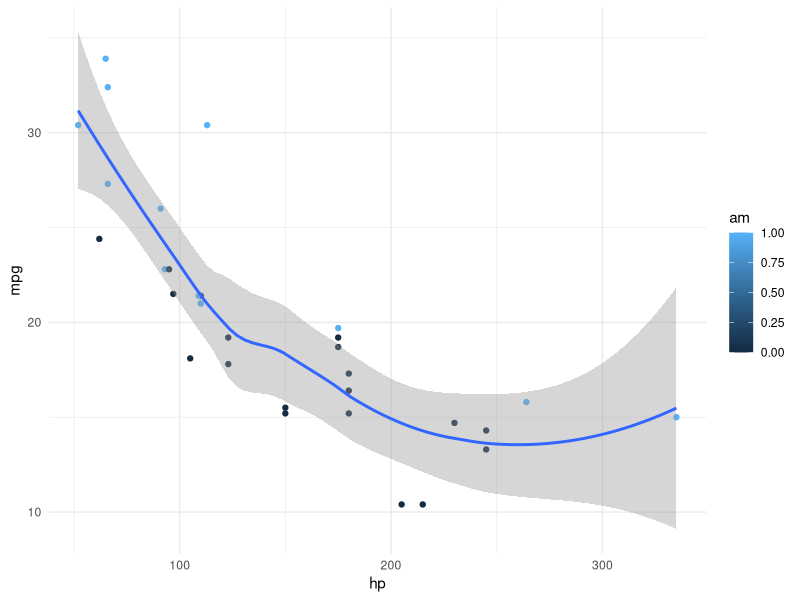
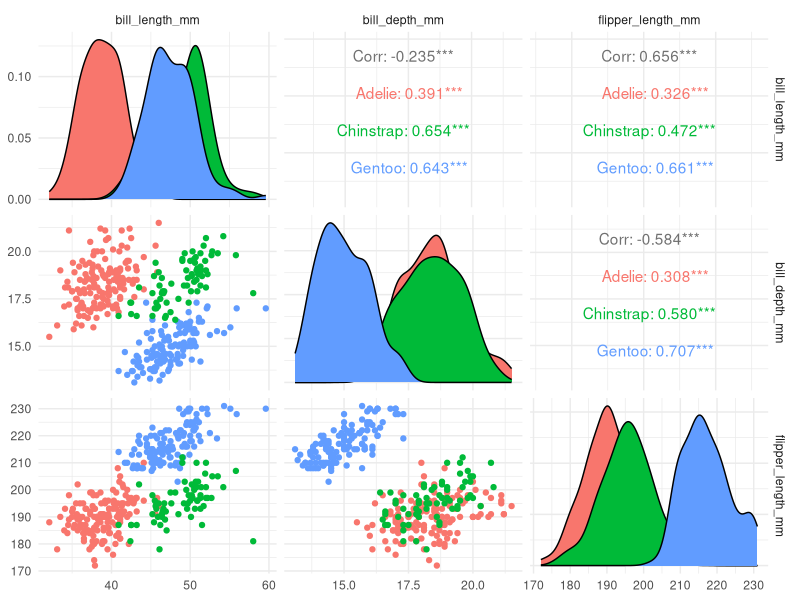
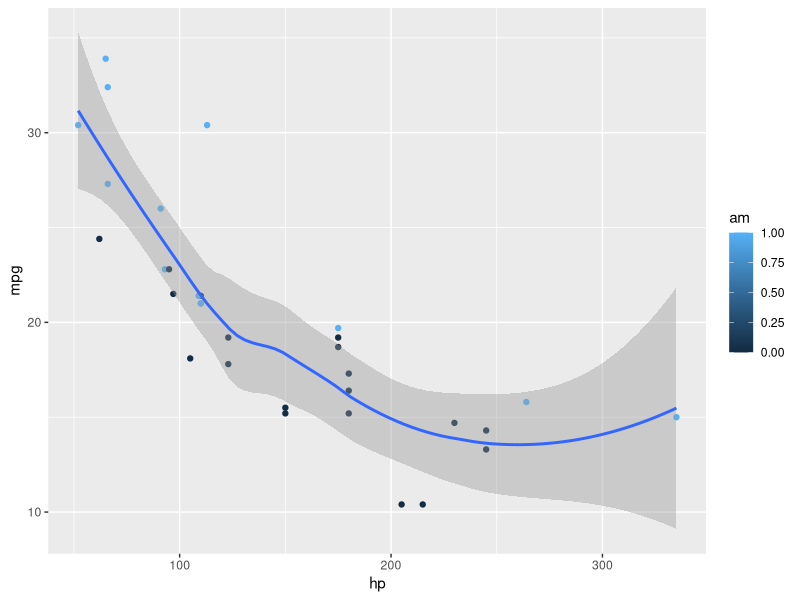

Write the R code that produced these figures, in order.
## ---- chunk 1
#| echo: true
#| out-width: 100%
#| fig-align: center
#| fig-width: 10
#| fig-height: 3.8
library(ggplot2)
ggplot(mtcars, aes(hp, mpg, color = am)) +
  geom_point() +
  geom_smooth(formula = y ~ x, method = "loess") +
  theme_minimal()
## ---- chunk 2
#| echo: true
#| label: fig-pairs
#| fig-cap: "Pairwise scatterplot"
#| fig-asp: 1
#| output-location: column
#| fig-width: 5
#| fig-height: 5
#| out-width: 100%

library(GGally)
library(palmerpenguins)

ggpairs(
  penguins,
  columns = 3:5,
  aes(col = species),
  progress = FALSE
) +
  theme_minimal()
## ---- chunk 3
library(ggplot2)
ggplot(mtcars, aes(hp, mpg, color = am)) +
  geom_point() +
  geom_smooth(formula = y ~ x, method = "loess")
## ---- chunk 4
knitr::kable(mtcars)
## ---- chunk 5
knitr::kable(head(mtcars)[,c("mpg",	"cyl", "disp", "hp", "wt")])
